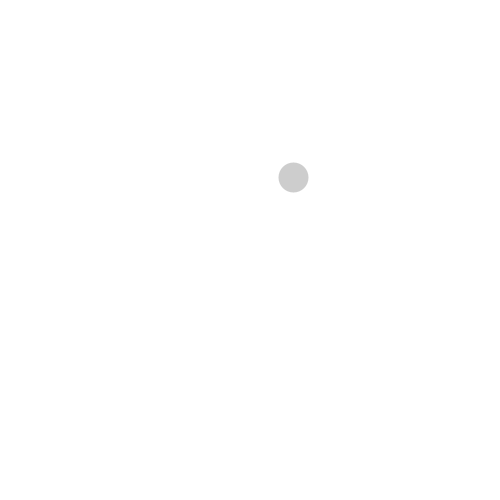
Frame 1 (no input)
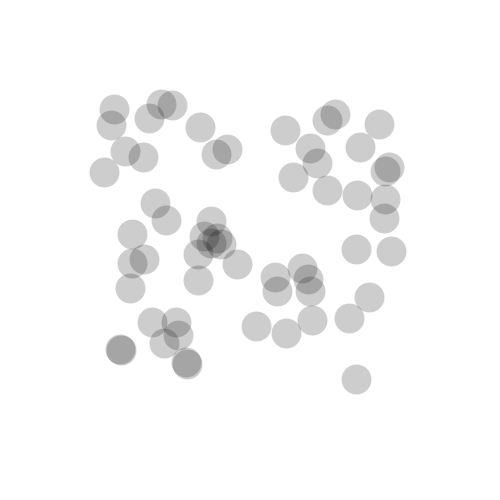
Frame 60 (the mouse pressed at the canvas centre just before this capture)
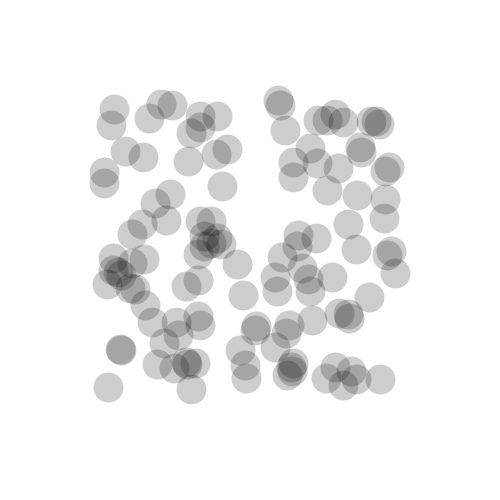
Frame 120 (the mouse held since frame 60 and released just before this capture)

The Processing sketch that drew these frames (run headless with seeded random() and noise(); from frame 60 on, the mouse is pressed at the canvas centre):

// Processing sketch: e08_random_v03_noLoop
// ── e08_random_v03_noLoop.pde
void setup() {
  size(500, 500);
  background(255);
  strokeWeight(30);
  stroke(0, 50);
}

void draw() {
  point(random(100, 400), random(100, 400));
  if(frameCount > 120) noLoop(); 
}
